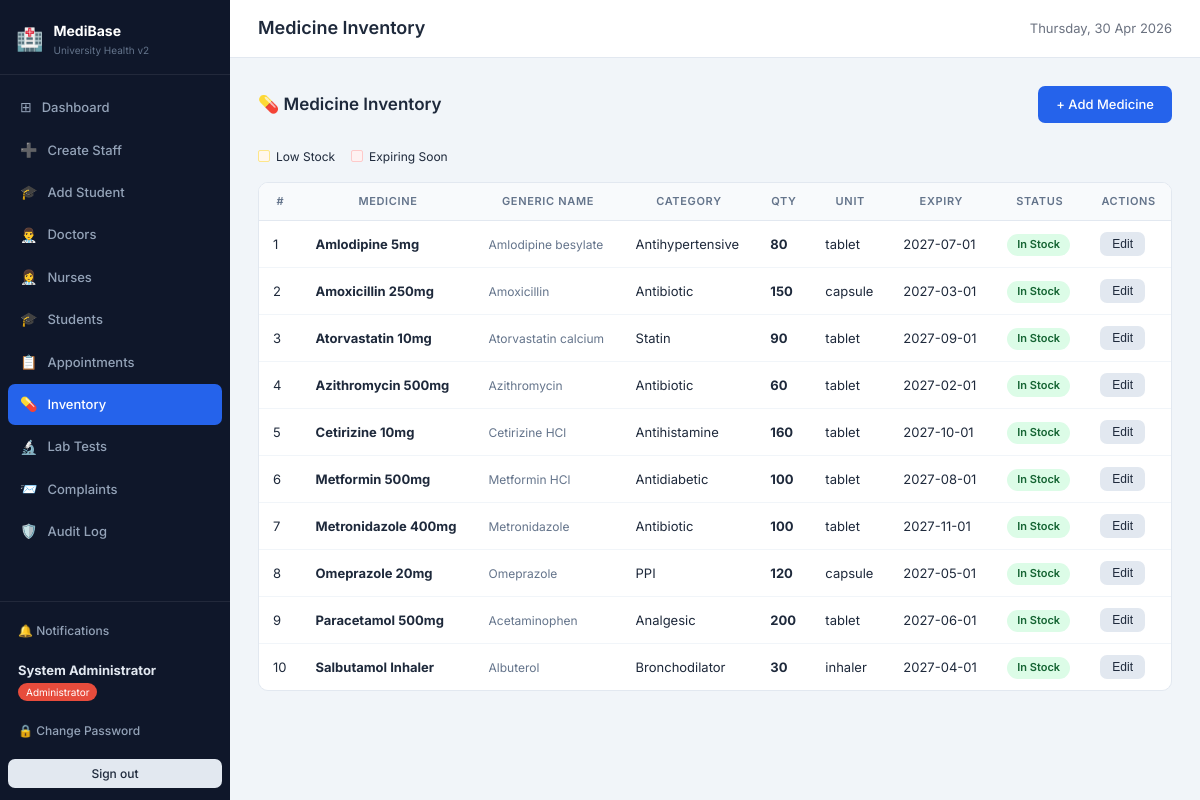
/public/admin/medicines.php (signed in), run on the app's committed database.
### tables this page shows
CREATE TABLE `medicines` (
  `medicine_id`    INT UNSIGNED NOT NULL AUTO_INCREMENT,
  `medicine_name`  VARCHAR(200) NOT NULL,
  `generic_name`   VARCHAR(200) DEFAULT NULL,
  `category`       VARCHAR(100) DEFAULT NULL,
  `quantity`       INT NOT NULL DEFAULT 0,
  `unit`           VARCHAR(30) DEFAULT 'tablet',
  `expiry_date`    DATE DEFAULT NULL,
  `low_stock_threshold` INT NOT NULL DEFAULT 10,
  `created_at`     DATETIME NOT NULL DEFAULT CURRENT_TIMESTAMP,
  `updated_at`     DATETIME NOT NULL DEFAULT CURRENT_TIMESTAMP ON UPDATE CURRENT_TIMESTAMP,
  PRIMARY KEY (`medicine_id`),
  KEY `idx_med_name`   (`medicine_name`),
  KEY `idx_med_expiry` (`expiry_date`)
);

### app/controllers/AdminController.php (called while the page is built, shortened)
<?php
require_once __DIR__ . '/../../config/db.php';
require_once __DIR__ . '/../models/MedicineModel.php';
class AdminController {
    private MedicineModel    $medicines;
    public function __construct() {
        $this->medicines     = new MedicineModel();
    }
    private function layout(string $pageTitle, string $viewFile, array $vars = []): void {
        extract($vars);
        include __DIR__ . '/../views/shared/header.php';
        include __DIR__ . '/../views/admin/' . $viewFile;
        include __DIR__ . '/../views/shared/footer.php';
    }
    public function listMedicines(): void {
        $meds     = $this->medicines->getAll();
        $this->layout('Medicine Inventory', 'medicines.php',
            compact('meds','lowStock','expiring','success','error'));
    }
}

### public/admin/medicines.php (called while the page is built, shortened)
<?php
require_once __DIR__ . '/../../app/controllers/AdminController.php';
(new AdminController())->listMedicines();

### config/db.php (called while the page is built, shortened)
<?php
function getDB(): PDO {
    static $pdo = null;
    if ($pdo !== null) return $pdo;
    $dsn = "mysql:host=".DB_HOST.";port=".DB_PORT
          .";dbname=".DB_NAME.";charset=".DB_CHARSET;
    try {
        $pdo = new PDO($dsn, DB_USER, DB_PASS, [
            PDO::ATTR_ERRMODE            => PDO::ERRMODE_EXCEPTION,
            PDO::ATTR_DEFAULT_FETCH_MODE => PDO::FETCH_ASSOC,
            PDO::ATTR_EMULATE_PREPARES   => false,
        ]);
    } catch (PDOException $e) {
        http_response_code(500);
        die('<div style="font-family:sans-serif;max-width:600px;margin:60px auto;padding:30px;
             border:1px solid #fca5a5;border-radius:10px;background:#fef2f2;color:#991b1b">
             <h2>⚠️ Database Connection Failed</h2>
             <p style="margin-top:10px"><strong>Error:</strong> '.htmlspecialchars($e->getMessage()).'</p>
             <hr style="margin:16px 0;border-color:#fecaca">
             <p><strong>Fix:</strong> Open <code>config/db.php</code> and check:</p>
             <ul style="margin-top:8px;line-height:2">
               <li>DB_NAME is <code>medibase_uni</code> (imported from medibase_enhanced.sql)</li>
               <li>DB_USER is <code>root</code></li>
               <li>DB_PASS is blank for standard XAMPP</li>
               <li>MySQL/MariaDB is running in XAMPP Control Panel</li>
             </ul>
        </div>');
    }
    return $pdo;
}

### app/models/MedicineModel.php (called while the page is built, shortened)
<?php
require_once __DIR__ . '/../../config/db.php';
class MedicineModel {
    private PDO $db;
    public function __construct() { $this->db = getDB(); }
    public function getAll(): array {
        return $this->db->query(
            'SELECT *,
                    CASE WHEN quantity <= low_stock_threshold THEN 1 ELSE 0 END AS is_low_stock,
                    CASE WHEN expiry_date <= DATE_ADD(CURDATE(), INTERVAL 30 DAY)
                         THEN 1 ELSE 0 END AS expiring_soon
             FROM `medicines`
             ORDER BY medicine_name')->fetchAll();
    }
}

### app/views/admin/medicines.php (the view, shortened to what this page needs)
<div class="page-header">
  <h2>💊 Medicine Inventory</h2>
  <a href="<?= BASE_URL ?>/public/admin/add-medicine.php" class="btn btn-primary">+ Add Medicine</a>
</div>
<div style="display:flex;gap:16px;margin-bottom:16px;font-size:12px">
  <span style="display:flex;align-items:center;gap:6px"><span style="width:12px;height:12px;background:#fff7ed;border-radius:2px;border:1px solid #fde68a;display:inline-block"></span> Low Stock</span>
  <span style="display:flex;align-items:center;gap:6px"><span style="width:12px;height:12px;background:#fef2f2;border-radius:2px;border:1px solid #fecaca;display:inline-block"></span> Expiring Soon</span>
</div>
<div class="table-wrap">
  <table>
    <thead>
      <tr>
        <th>#</th><th>Medicine</th><th>Generic Name</th><th>Category</th>
        <th>Qty</th><th>Unit</th><th>Expiry</th><th>Status</th><th>Actions</th>
      </tr>
    </thead>
    <tbody>
      <?php foreach ($meds as $i => $m):
        $lowClass = $m['is_low_stock'] ? 'low-stock' : '';
        $expClass = $m['expiring_soon'] ? 'expiring' : '';
        $rowClass = $expClass ?: $lowClass;
      ?>
      <tr class="<?= $rowClass ?>">
        <td><?= $i+1 ?></td>
        <td><strong><?= htmlspecialchars($m['medicine_name']) ?></strong></td>
        <td class="text-muted"><?= htmlspecialchars($m['generic_name'] ?? '—') ?></td>
        <td><?= htmlspecialchars($m['category'] ?? '—') ?></td>
        <td>
          <strong><?= $m['quantity'] ?></strong>
        </td>
        <td><?= htmlspecialchars($m['unit']) ?></td>
        <td>
          <?php if ($m['expiry_date']): ?>
            <?= $m['expiry_date'] ?>
          <?php else: ?>—<?php endif; ?>
        </td>
        <td>
          <?php if ($m['quantity'] === 0): ?>
            <span class="pill pill-red">Out of Stock</span>
          <?php elseif ($m['is_low_stock']): ?>
            <span class="pill pill-orange">Low Stock</span>
          <?php else: ?>
            <span class="pill pill-green">In Stock</span>
          <?php endif; ?>
        </td>
        <td>
          <button class="btn btn-sm btn-secondary" onclick="openEditModal(<?= htmlspecialchars(json_encode($m)) ?>)">Edit</button>
        </td>
      </tr>
      <?php endforeach; ?>
    </tbody>
  </table>
</div>

### public/assets/css/style.css (style rules this page uses)
*, *::before, *::after { box-sizing: border-box; margin: 0; padding: 0; }
:root { --bg: #f1f5f9; --sidebar-bg: #0f172a; --sidebar-w: 230px; --card-bg: #ffffff; --primary: #2563eb; --primary-h: #1d4ed8; --success: #16a34a; --danger: #dc2626; --warning: #d97706; --info: #0891b2; --text: #1e293b; --muted: #64748b; --border: #e2e8f0; --radius: 10px; --shadow: 0 1px 4px rgba(0,0,0,.08); --shadow-md: 0 4px 16px rgba(0,0,0,.10); --font: 'Inter', system-ui, sans-serif; }
body { font-family: var(--font); background: var(--bg); color: var(--text); font-size: 14px; line-height: 1.6; }
.table-wrap { overflow-x: auto; border-radius: var(--radius); border: 1px solid var(--border); }
table { width: 100%; border-collapse: collapse; background: #fff; }
thead th { background: #f8fafc; font-size: 11px; font-weight: 600; text-transform: uppercase; letter-spacing: .06em; color: var(--muted); padding: 10px 14px; border-bottom: 1px solid var(--border); white-space: nowrap; }
tbody td { padding: 11px 14px; border-bottom: 1px solid #f1f5f9; font-size: 13px; vertical-align: middle; }
tbody tr:last-child td { border-bottom: none; }
.btn { display: inline-flex; align-items: center; gap: 6px; padding: 8px 18px; border-radius: 7px; font-size: 13px; font-weight: 500; cursor: pointer; border: none; text-decoration: none; transition: background .15s, opacity .15s; white-space: nowrap; }
.btn-primary { background: var(--primary); color: #fff; }
.btn-secondary { background: #e2e8f0; color: var(--text); }
.btn-sm { padding: 5px 12px; font-size: 12px; }
.pill { display: inline-block; padding: 2px 10px; border-radius: 20px; font-size: 11px; font-weight: 600; white-space: nowrap; }
.pill-green { background: #dcfce7; color: #166534; }
.page-header { display: flex; align-items: center; justify-content: space-between; margin-bottom: 24px; }
.page-header h2 { font-size: 17px; font-weight: 600; }
a { color: var(--primary); }
.text-muted { color: var(--muted); font-size: 12px; }
.table-wrap table { font-size: 13px; }

### data on the page
medicines: medicine_name "Amlodipine 5mg", generic_name "Amlodipine besylate", category "Antihypertensive", quantity "80", unit "tablet", expiry_date "2027-07-01", shows "In Stock"
medicines: medicine_name "Amoxicillin 250mg", generic_name "Amoxicillin", category "Antibiotic", quantity "150", unit "capsule", expiry_date "2027-03-01", shows "In Stock"
medicines: medicine_name "Atorvastatin 10mg", generic_name "Atorvastatin calcium", category "Statin", quantity "90", unit "tablet", expiry_date "2027-09-01", shows "In Stock"
medicines: medicine_name "Azithromycin 500mg", generic_name "Azithromycin", category "Antibiotic", quantity "60", unit "tablet", expiry_date "2027-02-01", shows "In Stock"
medicines: medicine_name "Cetirizine 10mg", generic_name "Cetirizine HCl", category "Antihistamine", quantity "160", unit "tablet", expiry_date "2027-10-01", shows "In Stock"
medicines: medicine_name "Metformin 500mg", generic_name "Metformin HCl", category "Antidiabetic", quantity "100", unit "tablet", expiry_date "2027-08-01", shows "In Stock"
medicines: medicine_name "Metronidazole 400mg", generic_name "Metronidazole", category "Antibiotic", quantity "100", unit "tablet", expiry_date "2027-11-01", shows "In Stock"
medicines: medicine_name "Omeprazole 20mg", generic_name "Omeprazole", category "PPI", quantity "120", unit "capsule", expiry_date "2027-05-01", shows "In Stock"
medicines: medicine_name "Paracetamol 500mg", generic_name "Acetaminophen", category "Analgesic", quantity "200", unit "tablet", expiry_date "2027-06-01", shows "In Stock"
medicines: medicine_name "Salbutamol Inhaler", generic_name "Albuterol", category "Bronchodilator", quantity "30", unit "inhaler", expiry_date "2027-04-01", shows "In Stock"

### other printed values
$item['icon'] "⊞"
$item['label'] "Dashboard"
$item['icon'] "➕"
$item['label'] "Create Staff"
$item['icon'] "🎓"
$item['label'] "Add Student"
$item['icon'] "👨‍⚕️"
$item['label'] "Doctors"
$item['icon'] "👩‍⚕️"
$item['label'] "Nurses"
$item['label'] "Students"
$item['icon'] "📋"
$item['label'] "Appointments"
$item['icon'] "💊"
$item['label'] "Inventory"
